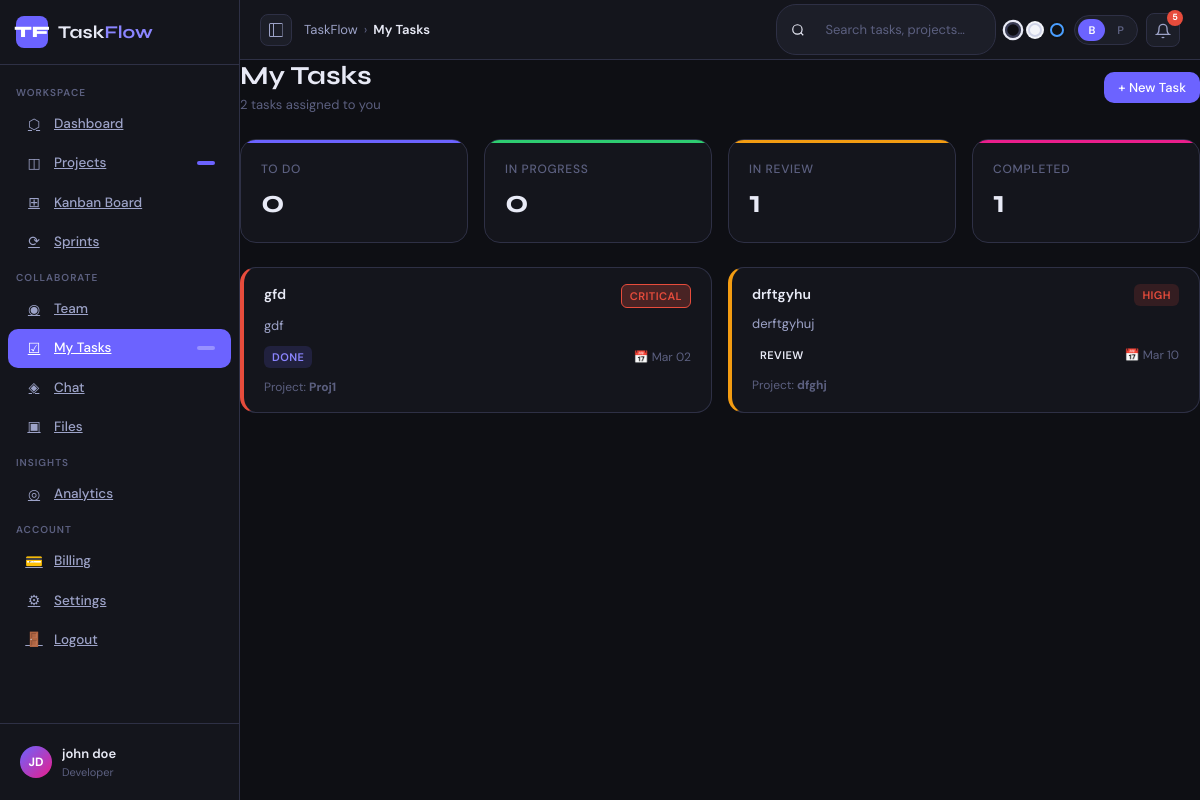
/tasks/my-tasks/ (signed in), run on the app's committed database.
### accounts/models.py (models this page shows, shortened)
class UserProfile(models.Model):
    ROLE_CHOICES = [
        ('project_manager', 'Project Manager'),
        ('developer', 'Developer'),
        ('designer', 'Designer'),
        ('admin', 'Admin'),
    ]
    MODE_CHOICES = [
        ('beginner', 'Beginner'),
        ('professional', 'Professional'),
    ]
    user = models.OneToOneField(User, on_delete=models.CASCADE, related_name='profile')
    bio = models.TextField(blank=True, null=True)
    role = models.CharField(max_length=20, choices=ROLE_CHOICES, default='developer')
    avatar = models.ImageField(upload_to='avatars/', blank=True, null=True)
    mode = models.CharField(max_length=20, choices=MODE_CHOICES, default='beginner')
    is_active = models.BooleanField(default=True)
    created_at = models.DateTimeField(auto_now_add=True)
    updated_at = models.DateTimeField(auto_now=True)
    class Meta:
        ordering = ['-created_at']

### tasks/models.py (models this page shows, shortened)
class Task(models.Model):
    STATUS_CHOICES = [
        ('todo', 'To Do'),
        ('in_progress', 'In Progress'),
        ('review', 'Review'),
        ('done', 'Done'),
    ]
    PRIORITY_CHOICES = [
        ('low', 'Low'),
        ('medium', 'Medium'),
        ('high', 'High'),
        ('critical', 'Critical'),
    ]
    title = models.CharField(max_length=255)
    description = models.TextField(blank=True, null=True)
    project = models.ForeignKey(Project, on_delete=models.CASCADE, related_name='tasks')
    sprint = models.ForeignKey(Sprint, on_delete=models.SET_NULL, null=True, blank=True, related_name='tasks')
    assigned_to = models.ForeignKey(User, on_delete=models.SET_NULL, null=True, blank=True, related_name='assigned_tasks')
    status = models.CharField(max_length=20, choices=STATUS_CHOICES, default='todo')
    priority = models.CharField(max_length=20, choices=PRIORITY_CHOICES, default='medium')
    start_date = models.DateField(blank=True, null=True)
    due_date = models.DateField(blank=True, null=True)
    estimated_hours = models.DecimalField(max_digits=5, decimal_places=2, blank=True, null=True)
    actual_hours = models.DecimalField(max_digits=5, decimal_places=2, blank=True, null=True)
    created_by = models.ForeignKey(User, on_delete=models.SET_NULL, null=True, related_name='created_tasks')
    created_at = models.DateTimeField(auto_now_add=True)
    updated_at = models.DateTimeField(auto_now=True)
    order = models.IntegerField(default=0)  # For kanban board ordering
    class Meta:
        ordering = ['order', '-created_at']

### projects/models.py (models this page shows, shortened)
class Project(models.Model):
    STATUS_CHOICES = [
        ('active', 'Active'),
        ('paused', 'Paused'),
        ('completed', 'Completed'),
        ('archived', 'Archived'),
    ]
    name = models.CharField(max_length=255)
    description = models.TextField(blank=True, null=True)
    owner = models.ForeignKey(User, on_delete=models.CASCADE, related_name='owned_projects')
    status = models.CharField(max_length=20, choices=STATUS_CHOICES, default='active')
    start_date = models.DateField()
    end_date = models.DateField(blank=True, null=True)
    color = models.CharField(max_length=7, default='#6c63ff')  # Hex color for project badge
    is_public = models.BooleanField(default=False)
    created_at = models.DateTimeField(auto_now_add=True)
    updated_at = models.DateTimeField(auto_now=True)
    members = models.ManyToManyField(User, related_name='projects_as_member', blank=True)
    class Meta:
        ordering = ['-created_at']

### tasks/views.py (the view)
# urls.py: path('my-tasks/', views.my_tasks, name='my_tasks'),
@login_required(login_url='login')
def my_tasks(request):
    tasks = Task.objects.filter(assigned_to=request.user).order_by('-created_at')
    projects = Project.objects.filter(
        Q(owner=request.user) | Q(members=request.user)
    ).distinct()
    todo_count = tasks.filter(status='todo').count()
    in_progress_count = tasks.filter(status='in_progress').count()
    review_count = tasks.filter(status='review').count()
    done_count = tasks.filter(status='done').count()
    context = {
        'tasks': tasks,
        'projects': projects,
        'tasks_count': tasks.count(),
        'todo_count': todo_count,
        'in_progress_count': in_progress_count,
        'review_count': review_count,
        'done_count': done_count,
    }
    return render(request, 'tasks.html', context)

### dashboard/context_processors.py (called while the page is built)
def notifications_context(request):
    if request.user.is_authenticated:
        notifications_count = Notification.objects.filter(
            user=request.user,
            is_read=False
        ).count()
    else:
        notifications_count = 0
    return {
        'notifications_count': notifications_count,
    }

### templates/tasks.html (shortened to what this page needs)
{% extends "base.html" %}
{% load static %}
{% block breadcrumb %}My Tasks{% endblock %}
{% block content %}
<div class="page-header flex-between">
  <div>
    <div class="page-title">My Tasks</div>
    <div class="page-subtitle">{{ tasks_count }} tasks assigned to you</div>
  </div>
  <button class="btn btn-primary" onclick="openModal('new-task-modal')">+ New Task</button>
</div>
<div style="display:grid;grid-template-columns:repeat(4,1fr);gap:16px;margin-bottom:24px;">
  <div class="stat-card">
    <div class="stat-label">To Do</div>
    <div class="stat-value">{{ todo_count }}</div>
  </div>
  <div class="stat-card">
    <div class="stat-label">In Progress</div>
    <div class="stat-value">{{ in_progress_count }}</div>
  </div>
  <div class="stat-card">
    <div class="stat-label">In Review</div>
    <div class="stat-value">{{ review_count }}</div>
  </div>
  <div class="stat-card">
    <div class="stat-label">Completed</div>
    <div class="stat-value">{{ done_count }}</div>
  </div>
</div>
<div style="display:grid;grid-template-columns:repeat(auto-fill,minmax(350px,1fr));gap:16px;">
  {% for task in tasks %}
  <div class="card" style="border-left: 4px solid {% if task.priority == 'critical' %}var(--red){% elif task.priority == 'high' %}var(--orange){% elif task.priority == 'medium' %}var(--blue){% else %}var(--green){% endif %}">
    <div class="card-body">
      <div style="display:flex;justify-content:space-between;align-items:flex-start;margin-bottom:8px">
        <div style="font-weight:600;font-size:14px">{{ task.title }}</div>
        <span class="tag tag-{{ task.priority|lower }}">{{ task.get_priority_display }}</span>
      </div>
      <p style="color:var(--text2);font-size:13px;margin-bottom:10px">{{ task.description }}</p>
      <div style="display:flex;justify-content:space-between;align-items:center;margin-bottom:10px">
        <span class="tag tag-{{ task.status|lower }}">{{ task.get_status_display }}</span>
        {% if task.due_date %}
        <span style="font-size:12px;color:var(--text3)">📅 {{ task.due_date|date:"M d" }}</span>
        {% endif %}
      </div>
      <div style="font-size:12px;color:var(--text3)">
        Project: <strong>{{ task.project.name }}</strong>
      </div>
    </div>
  </div>
  {% empty %}
  <div style="grid-column: 1/-1; text-align: center; padding: 40px; color: var(--text3);">
    <div style="font-size: 18px; margin-bottom: 10px;">No tasks assigned</div>
  </div>
  {% endfor %}
</div>
{% endblock %}

### templates/base.html (shortened to what this page needs)
{% load static %}
<!DOCTYPE html>
<html lang="en">
<head>
<link rel="stylesheet" href="{% static 'style.css' %}">
</head>
<body>
<div id="app">
  <nav id="sidebar">
    <div class="logo-area">
      <div class="logo-icon">TF</div>
      <div class="logo-text">Task<span>Flow</span></div>
    </div>
    <div class="sidebar-nav">
      <div class="sidebar-section-title">Workspace</div>
      <a href="{% url 'dashboard' %}" class="nav-item {% if request.resolver_match.url_name == 'dashboard' %}active{% endif %}" data-tooltip="Home Dashboard">
        <div class="nav-icon">⬡</div>
        <span class="nav-label">Dashboard</span>
      </a>
      <a href="{% url 'projects_list' %}" class="nav-item {% if request.resolver_match.url_name == 'projects_list' %}active{% endif %}" data-tooltip="All Projects">
        <div class="nav-icon">◫</div>
        <span class="nav-label">Projects</span>
        <span class="nav-badge">{{ projects_count }}</span>
      </a>
      <a href="{% url 'kanban' %}" class="nav-item {% if request.resolver_match.url_name == 'kanban' %}active{% endif %}" data-tooltip="Kanban Board">
        <div class="nav-icon">⊞</div>
        <span class="nav-label">Kanban Board</span>
      </a>
      <a href="{% url 'sprints' %}" class="nav-item {% if request.resolver_match.url_name == 'sprints' %}active{% endif %}" data-tooltip="Sprint Manager">
        <div class="nav-icon">⟳</div>
        <span class="nav-label">Sprints</span>
      </a>
      <div class="sidebar-section-title">Collaborate</div>
      <a href="{% url 'team' %}" class="nav-item {% if request.resolver_match.url_name == 'team' %}active{% endif %}" data-tooltip="Team Members">
        <div class="nav-icon">◉</div>
        <span class="nav-label">Team</span>
      </a>
      <a href="{% url 'my_tasks' %}" class="nav-item {% if request.resolver_match.url_name == 'my_tasks' %}active{% endif %}" data-tooltip="My Tasks"><div class="nav-icon">☑</div><span class="nav-label">My Tasks</span><span class="nav-badge">{{ my_tasks_count }}</span></a>
      <a href="{% url 'chat:chat' %}" class="nav-item {% if request.resolver_match.url_name == 'chat' %}active{% endif %}" data-tooltip="Messages &amp; Chat"><div class="nav-icon">◈</div><span class="nav-label">Chat</span></a>
      <a href="{% url 'files' %}" class="nav-item {% if request.resolver_match.url_name == 'files' %}active{% endif %}" data-tooltip="File Manager">
        <div class="nav-icon">▣</div>
        <span class="nav-label">Files</span>
      </a>
      <div class="sidebar-section-title">Insights</div>
      <a href="{% url 'analytics' %}" class="nav-item {% if request.resolver_match.url_name == 'analytics' %}active{% endif %}" data-tooltip="Analytics">
        <div class="nav-icon">◎</div>
        <span class="nav-label">Analytics</span>
      </a>
      <div class="sidebar-section-title">Account</div>
      <a href="{% url 'billing' %}" class="nav-item {% if request.resolver_match.url_name == 'billing' %}active{% endif %}" data-tooltip="Billing">
        <div class="nav-icon">💳</div>
        <span class="nav-label">Billing</span>
      </a>
      <a href="{% url 'settings' %}" class="nav-item {% if request.resolver_match.url_name == 'settings' %}active{% endif %}" data-tooltip="Settings">
        <div class="nav-icon">⚙</div>
        <span class="nav-label">Settings</span>
      </a>
      <a href="{% url 'logout' %}" class="nav-item" data-tooltip="Logout">
        <div class="nav-icon">🚪</div>
        <span class="nav-label">Logout</span>
      </a>
    </div>
    <div class="sidebar-footer">
      <div class="user-card">
        <div class="user-avatar">{{ user.first_name|first|upper }}{{ user.last_name|first|upper }}</div>
        <div class="sidebar-footer-text">
          <div class="user-name">{{ user.get_full_name }}</div>
          <div class="user-role">{{ user.profile.get_role_display }}</div>
        </div>
      </div>
    </div>
  </nav>
  <div id="main">
    <div id="topbar">
      <button class="topbar-toggle-btn" onclick="toggleSidebar()" data-tooltip="Toggle sidebar">
        <svg width="16" height="16" fill="currentColor" viewBox="0 0 16 16"><path d="M1 2.5A1.5 1.5 0 0 1 2.5 1h11A1.5 1.5 0 0 1 15 2.5v11a1.5 1.5 0 0 1-1.5 1.5h-11A1.5 1.5 0 0 1 1 13.5zM2.5 2a.5.5 0 0 0-.5.5v11a.5.5 0 0 0 .5.5H5V2zm12 .5a.5.5 0 0 0-.5-.5H6v12h8a.5.5 0 0 0 .5-.5z"/></svg>
      </button>
      <div class="topbar-breadcrumb">
        <span class="crumb" onclick="window.location.href='{% url 'dashboard' %}'">TaskFlow</span>
        <span>›</span>
        <span class="crumb current" id="breadcrumb-current">{% block breadcrumb %}Dashboard{% endblock %}</span>
      </div>
      <div class="topbar-right">
        <div class="search-bar">
          <svg width="14" height="14" fill="none" stroke="currentColor" stroke-width="2" viewBox="0 0 24 24"><circle cx="11" cy="11" r="8"/><path d="m21 21-4.35-4.35"/></svg>
          <input type="text" placeholder="Search tasks, projects…" id="search-input">
        </div>
        <div class="theme-switcher" data-tooltip="Switch theme">
          <div class="theme-dot dark active" onclick="setTheme('dark')"></div>
          <div class="theme-dot light" onclick="setTheme('light')"></div>
          <div class="theme-dot pro" onclick="setTheme('pro')"></div>
        </div>
        <div class="mode-toggle" data-tooltip="Switch mode">
          <button class="mode-btn {% if user.profile.mode == 'beginner' %}active{% endif %}" onclick="switchMode('beginner', this)" title="Beginner">B</button>
          <button class="mode-btn {% if user.profile.mode == 'professional' %}active{% endif %}" onclick="switchMode('professional', this)" title="Professional">P</button>
        </div>
        <div class="icon-btn dropdown" onclick="toggleNotifDropdown()" data-tooltip="Notifications">
          <svg width="16" height="16" fill="none" stroke="currentColor" stroke-width="2" viewBox="0 0 24 24"><path d="M18 8A6 6 0 0 0 6 8c0 7-3 9-3 9h18s-3-2-3-9"/><path d="M13.73 21a2 2 0 0 1-3.46 0"/></svg>
          <span class="badge" id="notif-count">{{ notifications_count }}</span>
        </div>
      </div>
    </div>
    <div id="content">
      {% block content %}{% endblock %}
    </div>
  </div>
</div>
</body>
</html>

### data on the page
Task: title "gfd", priority "CRITICAL", description "gdf", status "DONE", due_date "Mar 02", project.name "Proj1"
Task: title "drftgyhu", priority "HIGH", description "derftgyhuj", status "REVIEW", due_date "Mar 10", project.name "dfghj"

### other printed values
{{ user.first_name|first|upper }} "J"
{{ user.last_name|first|upper }} "D"
{{ user.get_full_name }} "john doe"
{{ user.profile.get_role_display }} "Developer"
{{ notifications_count }} "5"
{{ tasks_count }} "2"
{{ todo_count }} "0"
{{ in_progress_count }} "0"
{{ review_count }} "1"
{{ done_count }} "1"
